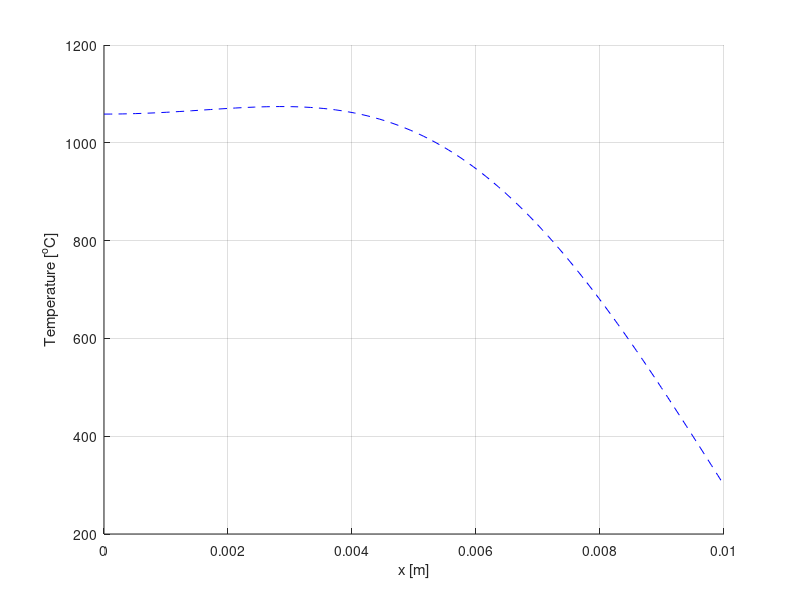

Source code (MATLAB):
nmax = 100;% Set maximum number of partial sums
k = 4.5; %Thermal Conductivity [W/mK]
rho = 11000; %Density of UO2 [kg/m^3]
c = 300; %Specific Heat Capcity of UO2  [J/kgK]
alpha = k/(rho*c); %Thermal Diffusivity [m^2/s]
q = (300E6/(2/pi))*0.02; %2% Peaking Power [W]
q1 = (300E6/(2/pi)); %Power at SS condition
Tw = 300; %Tw,b
Tw2 = 420; %Tw,a
% Initialize domain
L = 0.01;
x = linspace(0,L,100);
% Calculate temperature of rod at various times
% t=[5 10 20 40 80];
t = 5;
% t = linspace(0,5,11);
maxT=zeros(length(t),1);%Used to store max temps
for w=1:length(t)
T = 0;
for n=1:nmax
fun = @(x) ((Tw2 + (((L^2)*q1*sin((pi.*x)/(L))/((pi^2)*k))))-Tw).*cos((2*n-1)*pi.*x/(2*L)); %Top integral in eqn 20
top = integral(fun,0,L);

fun2 = @(x) (cos((2*n-1)*pi.*x/(2*L))).^2; %Bottom integral in eqn 20
bottom = integral(fun2,0,L); 
Bn = top/bottom;

  T =T +Bn*cos((2*n-1)*pi.*x/(2*L))*exp((-(4*n^2-4*n+1)*(pi^2)*alpha*t(w))/(4*L^2));
end

T = T + Tw;
hold on
plot(x,T,'b--')
maxT(w) = max(T);

end
grid on
% plot(t,maxT,'b--')
% xlabel('Time [s]')
xlabel('x [m]')
ylabel('Temperature [^{o}C]')

